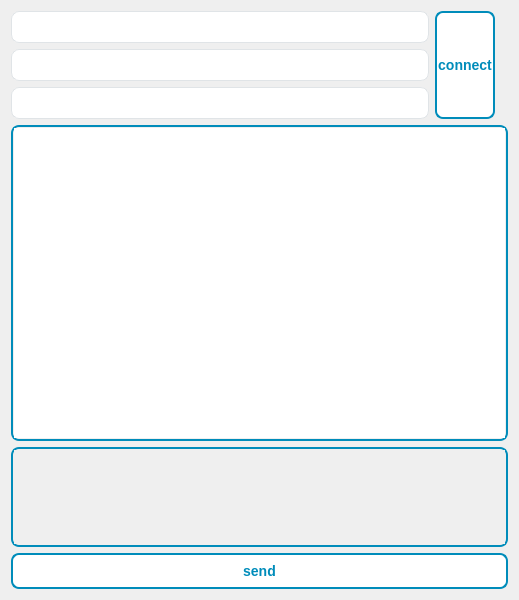
<?xml version="1.0" encoding="UTF-8"?>
<ui version="4.0">
 <class>Widget</class>
 <widget class="QWidget" name="Widget">
  <property name="geometry">
   <rect>
    <x>0</x>
    <y>0</y>
    <width>519</width>
    <height>600</height>
   </rect>
  </property>
  <property name="windowTitle">
   <string>Widget</string>
  </property>
  <layout class="QGridLayout" name="gridLayout">
   <item row="0" column="0">
    <layout class="QVBoxLayout" name="verticalLayout_2">
     <item>
      <layout class="QHBoxLayout" name="horizontalLayout">
       <item>
        <layout class="QVBoxLayout" name="verticalLayout">
         <item>
          <widget class="QLineEdit" name="nameLED">
           <property name="sizePolicy">
            <sizepolicy hsizetype="Expanding" vsizetype="Expanding">
             <horstretch>0</horstretch>
             <verstretch>0</verstretch>
            </sizepolicy>
           </property>
           <property name="styleSheet">
            <string notr="true">QLineEdit {
  border-radius: 8px;
  border: 1px solid #e0e4e7;
  padding: 5px 10px;
}

QLineEdit::placeholder {
  color: #767e89;
}
QLineEdit {
  border-radius: 8px;
  border: 1px solid #e0e4e7;
  padding: 5px 10px;
  font-size: 15px;
  font-family: &quot;Arial&quot;; /* Семейство шрифтов */
  font-weight: bold;    /* Жирный текст */
}</string>
           </property>
           <property name="placeholderText">
            <string/>
           </property>
          </widget>
         </item>
         <item>
          <widget class="QLineEdit" name="ipAddressLED">
           <property name="sizePolicy">
            <sizepolicy hsizetype="Expanding" vsizetype="Expanding">
             <horstretch>0</horstretch>
             <verstretch>0</verstretch>
            </sizepolicy>
           </property>
           <property name="styleSheet">
            <string notr="true">QLineEdit {
  border-radius: 8px;
  border: 1px solid #e0e4e7;
  padding: 5px 10px;
}

QLineEdit::placeholder {
  color: #767e89;
}
QLineEdit {
  border-radius: 8px;
  border: 1px solid #e0e4e7;
  padding: 5px 10px;
  font-size: 15px;
  font-family: &quot;Arial&quot;; /* Семейство шрифтов */
  font-weight: bold;    /* Жирный текст */
}</string>
           </property>
           <property name="placeholderText">
            <string/>
           </property>
          </widget>
         </item>
         <item>
          <widget class="QLineEdit" name="portLED">
           <property name="sizePolicy">
            <sizepolicy hsizetype="Expanding" vsizetype="Expanding">
             <horstretch>0</horstretch>
             <verstretch>0</verstretch>
            </sizepolicy>
           </property>
           <property name="styleSheet">
            <string notr="true">QLineEdit {
  border-radius: 8px;
  border: 1px solid #e0e4e7;
  padding: 5px 10px;
}

QLineEdit::placeholder {
  color: #767e89;
}
QLineEdit {
  border-radius: 8px;
  border: 1px solid #e0e4e7;
  padding: 5px 10px;
  font-size: 15px;
  font-family: &quot;Arial&quot;; /* Семейство шрифтов */
  font-weight: bold;    /* Жирный текст */
}</string>
           </property>
           <property name="placeholderText">
            <string/>
           </property>
          </widget>
         </item>
        </layout>
       </item>
       <item>
        <widget class="QPushButton" name="connectPBN">
         <property name="sizePolicy">
          <sizepolicy hsizetype="Fixed" vsizetype="Minimum">
           <horstretch>25</horstretch>
           <verstretch>0</verstretch>
          </sizepolicy>
         </property>
         <property name="styleSheet">
          <string notr="true">QPushButton {
  border-radius: 8px; /* Закругленные углы */
  border: 2px solid #008CBA; /* Голубая граница */
  padding: 1px 1px; /* Отступы внутри кнопки */
  font-size: 14px; /* Размер шрифта */
  font-weight: bold; /* Жирный текст */
  background-color: white; /* Белый фон */
  color: #008CBA; /* Цвет текста */
}

QPushButton:hover {
  background-color:  #90EE90; /* Фон при наведении */
  color: white; /* Цвет текста при наведении */
}

QPushButton:pressed {
  background-color:#32CD32; /* Фон при нажатии */
  color: white; /* Цвет текста при нажатии */
}</string>
         </property>
         <property name="text">
          <string>connect</string>
         </property>
        </widget>
       </item>
       <item>
        <widget class="QLabel" name="label">
         <property name="sizePolicy">
          <sizepolicy hsizetype="Fixed" vsizetype="Minimum">
           <horstretch>100</horstretch>
           <verstretch>0</verstretch>
          </sizepolicy>
         </property>
         <property name="text">
          <string/>
         </property>
         <property name="pixmap">
          <pixmap resource="resourse.qrc">:/images/resources/anon.jpg</pixmap>
         </property>
        </widget>
       </item>
      </layout>
     </item>
     <item>
      <widget class="QTextEdit" name="logTE">
       <property name="sizePolicy">
        <sizepolicy hsizetype="Expanding" vsizetype="Expanding">
         <horstretch>0</horstretch>
         <verstretch>123</verstretch>
        </sizepolicy>
       </property>
       <property name="styleSheet">
        <string notr="true">QTextEdit {
  border-radius: 8px;
  border: 2px solid  #008CBA;
  padding: 1px 1px;
 ont-family: &quot;Arial&quot;; /* Семейство шрифтов */
 font-size: 15px;
}
</string>
       </property>
       <property name="readOnly">
        <bool>true</bool>
       </property>
      </widget>
     </item>
     <item>
      <widget class="QTextEdit" name="inputTE">
       <property name="enabled">
        <bool>false</bool>
       </property>
       <property name="maximumSize">
        <size>
         <width>507</width>
         <height>100</height>
        </size>
       </property>
       <property name="mouseTracking">
        <bool>false</bool>
       </property>
       <property name="layoutDirection">
        <enum>Qt::LeftToRight</enum>
       </property>
       <property name="styleSheet">
        <string notr="true">QTextEdit {
  border-radius: 8px;
  border: 2px solid  #008CBA;
  padding: 1px 1px;
 font-size: 14px;
 ont-family: &quot;Arial&quot;; /* Семейство шрифтов */
}</string>
       </property>
      </widget>
     </item>
     <item>
      <widget class="QPushButton" name="sendPBN">
       <property name="enabled">
        <bool>false</bool>
       </property>
       <property name="sizePolicy">
        <sizepolicy hsizetype="Expanding" vsizetype="Fixed">
         <horstretch>0</horstretch>
         <verstretch>14</verstretch>
        </sizepolicy>
       </property>
       <property name="maximumSize">
        <size>
         <width>16777215</width>
         <height>16777209</height>
        </size>
       </property>
       <property name="styleSheet">
        <string notr="true">QPushButton {
  border-radius: 8px; /* Закругленные углы */
  border: 2px solid #008CBA; /* Голубая граница */
  padding: 1px 1px; /* Отступы внутри кнопки */
  font-size: 14px; /* Размер шрифта */
  font-weight: bold; /* Жирный текст */
  background-color: white; /* Белый фон */
  color: #008CBA; /* Цвет текста */
}

QPushButton:hover {
  background-color: #008CBA; /* Фон при наведении */
  color: white; /* Цвет текста при наведении */
}

QPushButton:pressed {
  background-color: #006B9E; /* Фон при нажатии */
  color: white; /* Цвет текста при нажатии */
}</string>
       </property>
       <property name="text">
        <string>send</string>
       </property>
       <property name="iconSize">
        <size>
         <width>20</width>
         <height>26</height>
        </size>
       </property>
      </widget>
     </item>
    </layout>
   </item>
  </layout>
 </widget>
 <resources>
  <include location="resourse.qrc"/>
 </resources>
 <connections/>
</ui>
